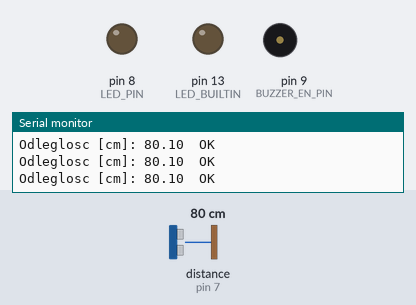
Simulated run of this sketch. Board: Arduino Nano, built with avr-gcc and run on an emulated ATmega328P. On the bench: output pins drawn as LEDs (lit = HIGH), buzzer (waves = sounding, pin HIGH), the last lines printed to the serial monitor. Wiring (inferred from the names in the program): ultrasonic range finder: trigger pin 6; echo pin 7. Dashed ring = blinking. The inputs (shaded band) are chosen by the test bench; at power-on: distance to the obstacle (sensor on pin 7) 80 cm. The echo pulse lasts 58.3 µs per cm; pins used as bus, display or sensor lines are not drawn.

Above: at 1.2 s.
1.3 s: distance to the obstacle (sensor on pin 7) set to 2 cm
At 1.9 s:
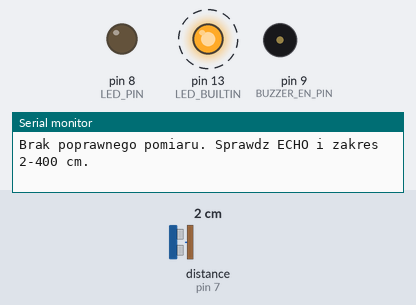
4.3 s: distance to the obstacle (sensor on pin 7) set to 4 cm
At 4.43 s:
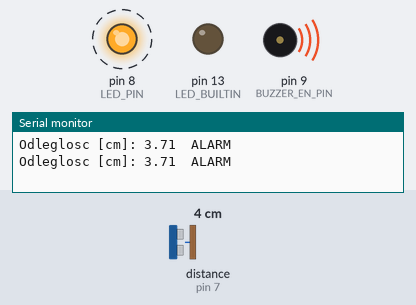
7.3 s: distance to the obstacle (sensor on pin 7) set to 9 cm
10.3 s: distance to the obstacle (sensor on pin 7) set to 12 cm
At 11.2 s:
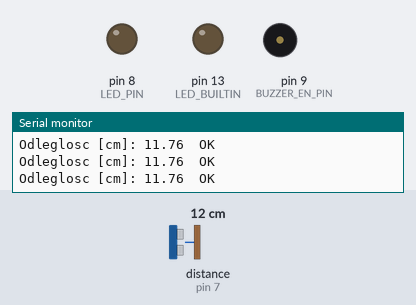
Timing chart, 0 to 12.8 s (numbered marks = the images above; inputs shaded):
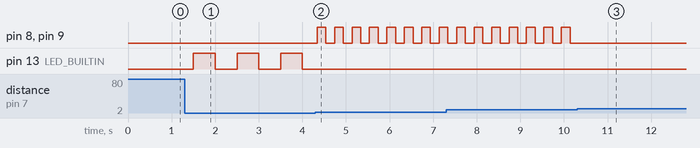

Measured:
- the behaviour switches between 2 and 3 cm on distance to the obstacle (sensor on pin 7) (found by bisection; images 1 and 2)
- the behaviour switches between 10 and 11 cm on distance to the obstacle (sensor on pin 7) (found by bisection; images 2 and 3)
- after the input at 1.3 s, pin 13 (LED_BUILTIN): alternates HIGH for 0.50 s and LOW for 0.50 s, starting after 0.20 s
- after the input at 4.3 s, pin 8 (LED_PIN), pin 9 (BUZZER_EN_PIN): alternates HIGH for 0.20 s and LOW for 0.20 s, starting at once; pin 13 (LED_BUILTIN): stops changing and stays LOW
- after the input at 10.3 s, pin 8 (LED_PIN), pin 9 (BUZZER_EN_PIN): stops changing and stays LOW

The sketch:

alarm_odleglosci.ino
```cpp
/*
  Alarm odleglosci: klasyczne Nano 5 V, HC-SR04, czerwona LED, buzzer aktywny.
  TRIG=D6, ECHO=D7, LED=D8 przez 1 kOhm, EN brzeczyka przez L293D=D9.
  Pelny tor L293D: patrz tor_brzeczyka.pdf. Brak dodatkowych bibliotek.
*/
#include <Arduino.h>

const uint8_t TRIG_PIN = 6;
const uint8_t ECHO_PIN = 7;
const uint8_t LED_PIN = 8;
const uint8_t BUZZER_EN_PIN = 9;
const float ALARM_CM = 10.0f;          // Alarm wylacznie PONIZEJ 10 cm.
const uint32_t READ_INTERVAL_MS = 70;
const uint32_t BLINK_INTERVAL_MS = 200;
const unsigned long ECHO_TIMEOUT_US = 25000UL;

uint32_t lastReadAt = 0;
uint32_t lastBlinkAt = 0;
bool validMeasurement = false;
bool alarmActive = false;
bool signalOn = false;
float distanceCm = 0;

void setSignal(bool on) {
  digitalWrite(LED_PIN, on ? HIGH : LOW);
  // HIGH wlacza EN; 1A ukladu L293D jest na stale polaczone z GND.
  digitalWrite(BUZZER_EN_PIN, on ? HIGH : LOW);
}

void measureDistance() {
  digitalWrite(TRIG_PIN, LOW);
  delayMicroseconds(2);
  digitalWrite(TRIG_PIN, HIGH);
  delayMicroseconds(10);
  digitalWrite(TRIG_PIN, LOW);

  const unsigned long echoUs = pulseIn(ECHO_PIN, HIGH, ECHO_TIMEOUT_US);
  distanceCm = echoUs / 58.0f;
  // Zero oznacza timeout, a nie odleglosc 0 cm. Ponizej 2 cm jest strefa martwa.
  validMeasurement = echoUs != 0 && distanceCm >= 2.0f && distanceCm <= 400.0f;
  const bool newAlarm = validMeasurement && distanceCm < ALARM_CM;
  if (newAlarm != alarmActive) {
    alarmActive = newAlarm;
    signalOn = alarmActive;           // Pierwszy sygnal od razu po wykryciu.
    lastBlinkAt = millis();
  }
  if (!alarmActive) signalOn = false;

  if (validMeasurement) {
    Serial.print(F("Odleglosc [cm]: "));
    Serial.print(distanceCm, 2);
    Serial.println(alarmActive ? F("  ALARM") : F("  OK"));
  } else {
    Serial.println(F("Brak poprawnego pomiaru. Sprawdz ECHO i zakres 2-400 cm."));
  }
}

void setup() {
  digitalWrite(LED_PIN, LOW);
  digitalWrite(BUZZER_EN_PIN, LOW);
  pinMode(LED_PIN, OUTPUT);
  pinMode(BUZZER_EN_PIN, OUTPUT);
  pinMode(TRIG_PIN, OUTPUT);
  pinMode(ECHO_PIN, INPUT);
  pinMode(LED_BUILTIN, OUTPUT);
  digitalWrite(TRIG_PIN, LOW);
  setSignal(false);
  Serial.begin(9600);
  lastReadAt = millis() - READ_INTERVAL_MS;
}

void loop() {
  uint32_t now = millis();
  if (uint32_t(now - lastReadAt) >= READ_INTERVAL_MS) {
    measureDistance();
    // Odstep co najmniej 70 ms od zakonczenia poprzedniego pomiaru.
    lastReadAt = millis();
  }
  now = millis();
  if (alarmActive && uint32_t(now - lastBlinkAt) >= BLINK_INTERVAL_MS) {
    lastBlinkAt = now;
    signalOn = !signalOn;
  }
  setSignal(alarmActive && signalOn);
  // Osobna sygnalizacja diagnostyczna: brak pomiaru, nigdy "0 cm".
  digitalWrite(LED_BUILTIN, !validMeasurement && ((now / 500UL) % 2UL) ? HIGH : LOW);
}
```
